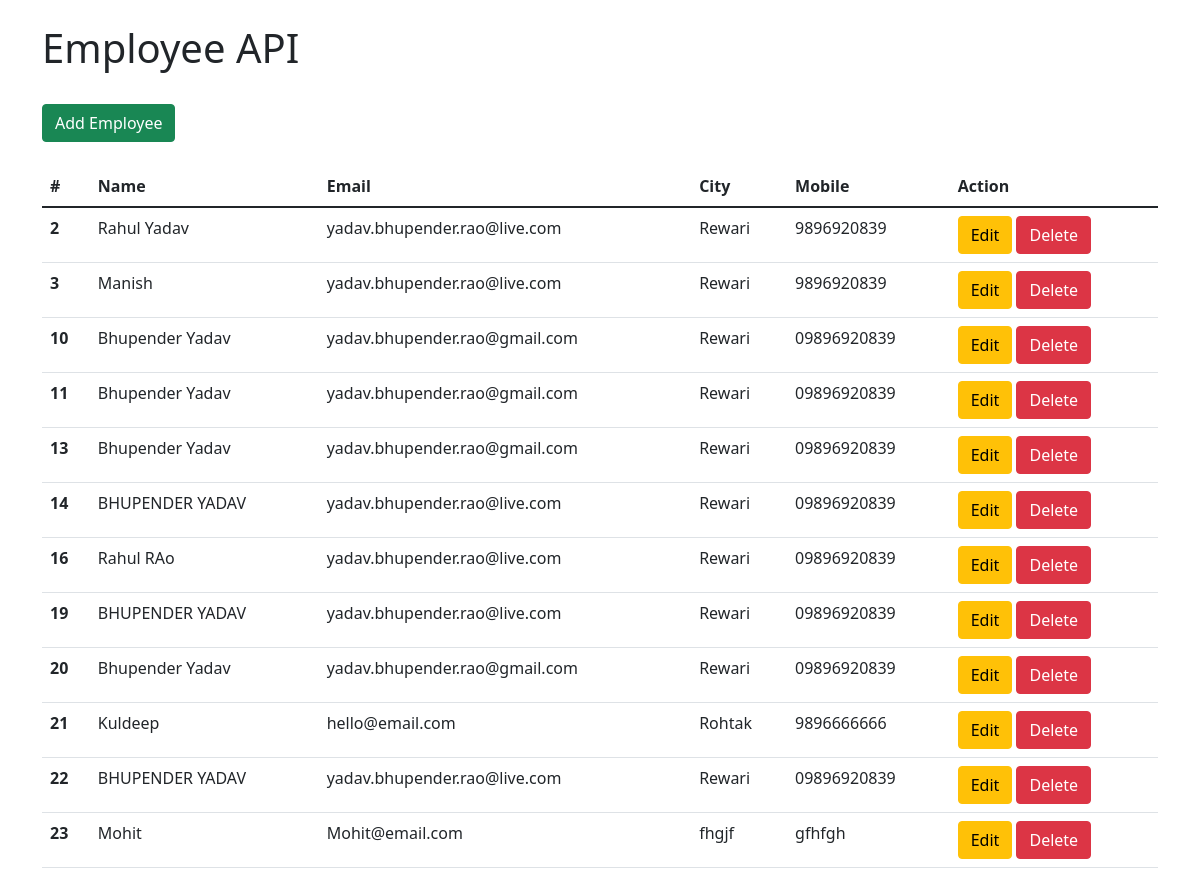
The page / on the database its author committed.
### api/models.py (models this page shows, shortened)
class Employee(models.Model):
    Name = models.CharField(max_length=30)
    Email = models.EmailField()
    City = models.CharField(max_length=20)
    Mobile = models.CharField(max_length=10)

### api/views.py (the view)
# urls.py: path('', views.index, name='index'),
def index(request):
    res = Employee.objects.all()
    context = {
        'emp' : res
    }
    return render(request, 'index.html',context)

### api/templates/index.html (shortened to what this page needs)
<!doctype html>
<html lang="en">
<head>
    <link href="https://cdn.jsdelivr.net/npm/bootstrap@5.1.3/dist/css/bootstrap.min.css" rel="stylesheet"
>
</head>
<body>
    <div class="container">
        <br>
        <h1>Employee API</h1>
        <br>
        <a href="/create" class="btn btn-success">Add Employee</a>
        <br><br>
        <table class="table">
            <thead>
                <tr>
                    <th scope="col">#</th>
                    <th scope="col">Name</th>
                    <th scope="col">Email</th>
                    <th scope="col">City</th>
                    <th scope="col">Mobile</th>
                    <th scope="col">Action</th>
                </tr>
            </thead>
            <tbody>
                {% for e in emp %}
                <tr>
                    <th scope="row">{{e.id}}</th>
                    <td>{{e.Name}}</td>
                    <td>{{e.Email}}</td>
                    <td>{{e.City}}</td>
                    <td>{{e.Mobile}}</td>
                    <td>
                        <a href="/update/{{e.id}}" class="btn btn-warning">Edit</a>
                        <a href="/delete/{{e.id}}" class="btn btn-danger">Delete</a>
                    </td>
                </tr>
                {% endfor %}
            </tbody>
        </table>
    </div>
</body>
</html>

### rows shown on the page
Employee: id "2", Name "Rahul Yadav", Email "yadav.bhupender.rao@live.com", City "Rewari", Mobile "9896920839"
Employee: id "3", Name "Manish", Email "yadav.bhupender.rao@live.com", City "Rewari", Mobile "9896920839"
Employee: id "10", Name "Bhupender Yadav", Email "yadav.bhupender.rao@gmail.com", City "Rewari", Mobile "09896920839"
Employee: id "11", Name "Bhupender Yadav", Email "yadav.bhupender.rao@gmail.com", City "Rewari", Mobile "09896920839"
Employee: id "13", Name "Bhupender Yadav", Email "yadav.bhupender.rao@gmail.com", City "Rewari", Mobile "09896920839"
Employee: id "14", Name "BHUPENDER YADAV", Email "yadav.bhupender.rao@live.com", City "Rewari", Mobile "09896920839"
Employee: id "16", Name "Rahul RAo", Email "yadav.bhupender.rao@live.com", City "Rewari", Mobile "09896920839"
Employee: id "19", Name "BHUPENDER YADAV", Email "yadav.bhupender.rao@live.com", City "Rewari", Mobile "09896920839"
Employee: id "20", Name "Bhupender Yadav", Email "yadav.bhupender.rao@gmail.com", City "Rewari", Mobile "09896920839"
Employee: id "21", Name "Kuldeep", Email "hello@email.com", City "Rohtak", Mobile "9896666666"
Employee: id "22", Name "BHUPENDER YADAV", Email "yadav.bhupender.rao@live.com", City "Rewari", Mobile "09896920839"
Employee: id "23", Name "Mohit", Email "Mohit@email.com", City "fhgjf", Mobile "gfhfgh"
